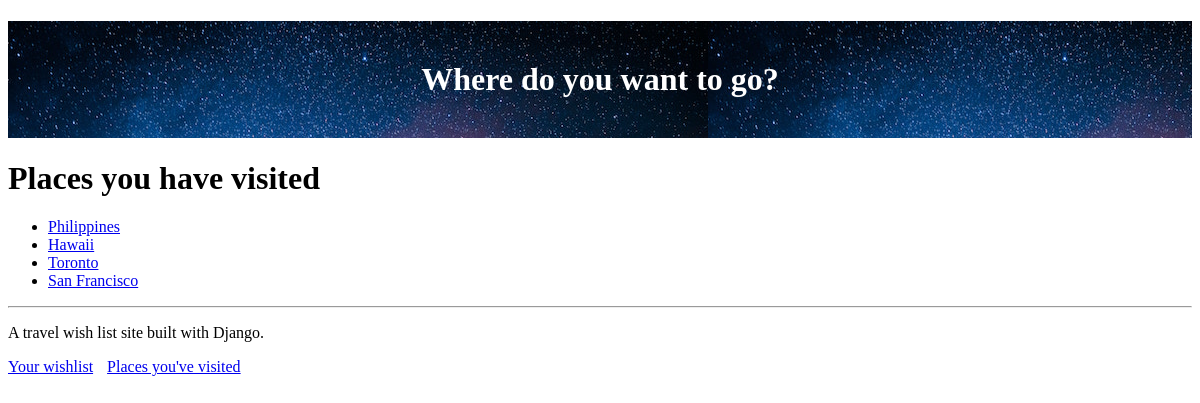
Page /visited (signed in) on the committed database.
### travel_wishlist/models.py (models this page shows, shortened)
class Place(models.Model):
    user = models.ForeignKey('auth.User', null=False, on_delete=models.CASCADE)
    name = models.CharField(max_length=200)
    visited = models.BooleanField(default=False)
    notes = models.TextField(blank=True, null=True)
    date_visited = models.DateField(blank=True, null=True)
    photo = models.ImageField(upload_to='user_images/', blank=True, null=True)

### travel_wishlist/views.py (the view)
# urls.py: path('visited', views.places_visited, name='places_visited'),
@login_required
def places_visited(request):
    visited = Place.objects.filter(user=request.user).filter(visited=True)
    return render(request, 'travel_wishlist/visited.html', { 'visited': visited })

### travel_wishlist/templates/travel_wishlist/visited.html
{% extends 'travel_wishlist/base.html' %}
{% block content %}
<h1>Places you have visited</h1>
{% if visited %}
<ul>
    {% for place in visited %}
        <li>
            <a href="{% url 'place_details' place_pk=place.pk %}">
                {{ place.name }}
            </a>
        </li>
    {% endfor %}
</ul>
{% else %}
    <p>You have not visited any places yet</p>
{% endif %}
{% endblock %}}

### rows in the picture
Place: name "Philippines"
Place: name "Hawaii"
Place: name "Toronto"
Place: name "San Francisco"
